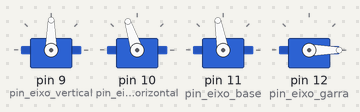
A sketch run on a simulated Arduino Uno, built with avr-gcc and run on an emulated ATmega328P. Shown: 4 × servo.

Above: at 2.34 s.
At 7.9 s:
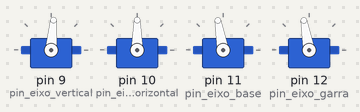
At 12.9 s:
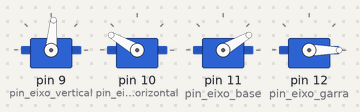
At 20.8 s:
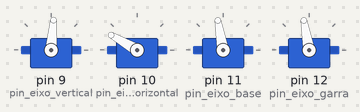
At 30.2 s:
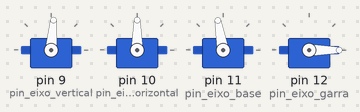
At 39.5 s:
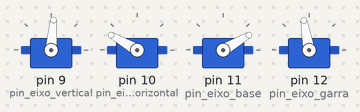
Timing chart, 0 to 40.0 s (numbered marks = the images above):
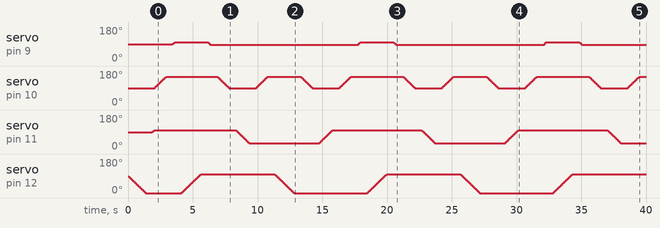

The sketch:

braco_robotico.ino
```cpp
#include <Servo.h>

#define pin_eixo_vertical 9
#define pin_eixo_horizontal 10
#define pin_eixo_base 11
#define pin_eixo_garra 12

#define defaultDelay 500

// Um eixo do braço robótico
class Eixo {
public:
  int lim_inf;  // limite_inferior em graus
  int lim_sup;  // limite_superior em graus
  int pos;      // Posição do servo
  Servo s;      // Servo do eixo

  Eixo(){
    lim_inf = 0;
    lim_sup = 180;
  }

  Eixo(int limite_inferior, int limite_superior) {
    lim_inf = limite_inferior;
    lim_sup = limite_superior;
  }

  void attachPin(int pin) {
    s.attach(pin);
    s.write(90);
    pos = s.read();
  }

  void movef(int to) {
    pos = s.read();
    int from = pos;

    if (from == to)
      return;

    if (to > lim_sup)
      to = lim_sup;
    else if (to < lim_inf)
      to = lim_inf;

    if (from < to) {
      for (pos = from; pos <= to; pos += 1) {
        s.write(pos);
        delay(15);
      }
    } else {
      for (pos = from; pos >= to; pos -= 1) {
        s.write(pos);
        delay(15);
      }
    }

    pos = s.read();
  }
};

/* Declaração dos servos (usado antes de implementar a classe)
Servo s1;  // (esquerda), varia bem entre 120 e 175 ,abaixa, sobe
Servo s2;  // (direita) varia bem entre 70 e 140, extende, contrai
Servo s3;  // (base) varia bem entre 30 e 150, anti-horario, horario
Servo s4;  // (garra) varia bem entre 0 e 90, abre, fecha
*/

// Criação dos eixos
Eixo vertical = Eixo(85, 100);    // (esquerda), varia bem entre 85 e 100 ,abaixa, sobe
Eixo horizontal = Eixo(90, 180);  // (direita) varia bem entre 90 e 180, extende, contrai
Eixo base = Eixo(30, 150);        // (base) varia bem entre 30 e 150, anti-horario, horario
Eixo garra = Eixo(0, 100);        // (garra) varia bem entre 0 e 100, abre, fecha

void setup() {
  // Setando os pinos para os eixos
  vertical.attachPin(pin_eixo_vertical);
  horizontal.attachPin(pin_eixo_horizontal);
  base.attachPin(pin_eixo_base);
  garra.attachPin(pin_eixo_garra);

  // Inicializando os eixos
  abrirGarra();
  base.movef(100); // Centraliza
}

void teste(Eixo e) {
  e.movef(e.lim_inf);
  delay(750);
  e.movef(e.lim_sup);
  delay(750);
  e.movef(e.lim_inf);
  delay(750);
}

void loop() {

  // Desce
  horizontal.movef(150);
  delay(defaultDelay);

  // Vertical
  vertical.movef(vertical.lim_sup);
  delay(defaultDelay);

  fecharGarra();

  // Vertical
  vertical.movef(vertical.lim_inf);
  delay(defaultDelay);

  // Sobe
  horizontal.movef(horizontal.lim_inf);
  delay(defaultDelay);

  // Base - Direita
  base.movef(base.lim_inf);
  delay(defaultDelay);

  // Desce
  horizontal.movef(150);
  delay(defaultDelay);

  abrirGarra();

  // Sobe
  horizontal.movef(horizontal.lim_inf);
  delay(defaultDelay);

  // Centraliza
  base.movef(100);
  delay(defaultDelay);
}

// Eixo garra
void abrirGarra() {
  garra.movef(garra.lim_inf);
  delay(defaultDelay);
}

void fecharGarra() {
  garra.movef(garra.lim_sup);
  delay(defaultDelay);
}

void move(Servo s, int from, int to) {
  int pos;

  if (from < 0)
    from = 0;
  else if (from > 180)
    from = 180;

  if (to > 180)
    to = 180;
  else if (to < 0)
    to = 0;

  if (from == to)
    return;

  if (from < to) {
    for (pos = from; pos <= to; pos += 1) {
      s.write(pos);
      //Serial.println(s.read());
      delay(15);
    }
  } else {
    for (pos = from; pos >= to; pos -= 1) {
      s.write(pos);
      //Serial.println(s.read());
      delay(15);
    }
  }
}
```
